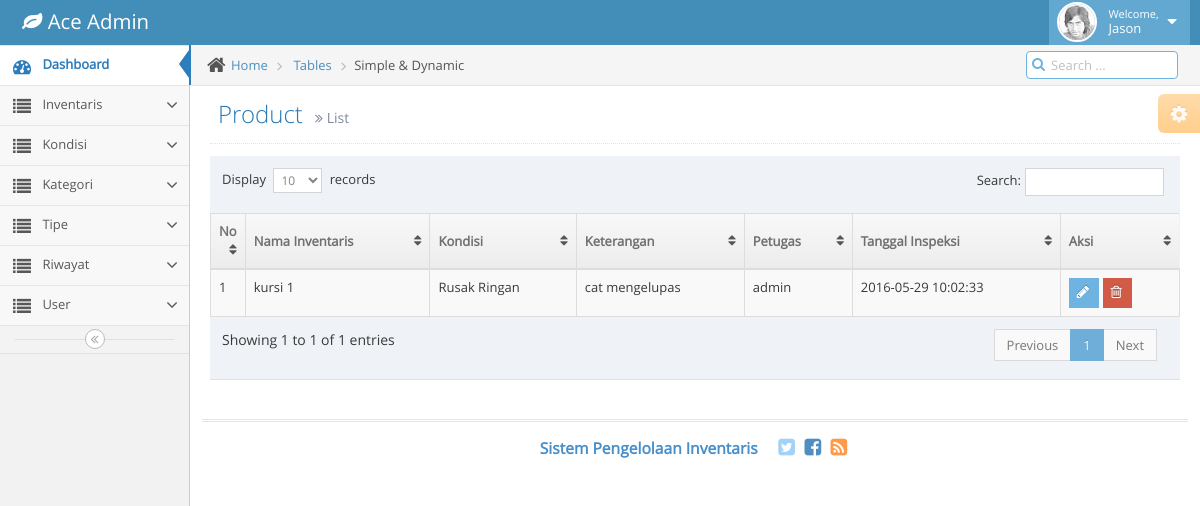
The page /index.php/history/history_read on the database its author committed.
### tables this page shows
CREATE TABLE `inv_history` (
  `history_id` int(11) NOT NULL AUTO_INCREMENT,
  `history_inv_id` int(11) NOT NULL,
  `history_condition_id` int(11) DEFAULT NULL,
  `history_desc` text,
  `history_insert_user_id` int(11) DEFAULT NULL,
  `history_insert_timestamp` timestamp NOT NULL DEFAULT CURRENT_TIMESTAMP ON UPDATE CURRENT_TIMESTAMP,
  PRIMARY KEY (`history_id`),
  KEY `history_condition` (`history_condition_id`),
  KEY `history_insert_user_id` (`history_insert_user_id`),
  KEY `history_inv_id` (`history_inv_id`),
  CONSTRAINT `inv_history_ibfk_1` FOREIGN KEY (`history_condition_id`) REFERENCES `inv_ref_condition` (`cond_id`),
  CONSTRAINT `inv_history_ibfk_2` FOREIGN KEY (`history_insert_user_id`) REFERENCES `dev_admin` (`id`)
);

CREATE TABLE `inv_inventory` (
  `inv_id` bigint(20) NOT NULL AUTO_INCREMENT,
  `inv_name` varchar(200) DEFAULT NULL,
  `inv_date_procurement` date DEFAULT NULL,
  `inv_type_id` int(11) DEFAULT NULL,
  `inv_category_id` int(11) DEFAULT NULL,
  `inv_desc` text,
  PRIMARY KEY (`inv_id`)
);

CREATE TABLE `inv_ref_condition` (
  `cond_id` int(11) NOT NULL AUTO_INCREMENT,
  `cond_code` char(3) DEFAULT NULL,
  `cond_name` varchar(200) DEFAULT NULL,
  `cond_desc` text,
  PRIMARY KEY (`cond_id`)
);

CREATE TABLE `dev_user` (
  `user_id` int(11) NOT NULL AUTO_INCREMENT COMMENT 'user id',
  `user_name` varchar(100) DEFAULT NULL COMMENT 'full name of user',
  `user_username` varchar(100) DEFAULT NULL COMMENT 'name of user',
  `user_address` text,
  `user_email` varchar(100) DEFAULT NULL,
  `user_phone` varchar(15) DEFAULT NULL,
  `user_description` text,
  `user_pass` varchar(100) DEFAULT 'NULL',
  PRIMARY KEY (`user_id`)
);

### application/controllers/History.php (called while the page is built, shortened)
<?php
class History extends CI_Controller {
	public function __construct(){
        $this->load->database();
        $this->load->helper('url');
        $this->load->library('message');
		$this->load->model('M_history');
    }
	public function history_read(){
		$data['hst'] = $this->M_history->getInvHistory();
		$this->load->view('pages/history_view', $data);
	}
}

### index.php (called while the page is built, shortened)
<?php
require_once BASEPATH.'core/CodeIgniter.php';

### application/models/M_history.php (called while the page is built, shortened)
<?php
class M_history extends CI_Model
{
	public function getInvHistory(){
		$query = $this->db->query('SELECT
	a.history_id AS history_id,
	a.history_insert_timestamp AS history_date,
	a.history_desc AS history_desc,
	b.user_username AS history_user,
	c.cond_name AS history_cond,
	d.inv_name AS history_inv
FROM inv_history a
LEFT JOIN dev_user b ON b.user_id = a.history_insert_user_id
LEFT JOIN inv_ref_condition c ON c.cond_id = a.history_condition_id
LEFT JOIN inv_inventory d ON d.inv_id = a.history_inv_id');
		$result = $query->result();
		return $result;
	}
}

### application/views/pages/history_view.php (the view, shortened to what this page needs)
<!DOCTYPE html>
<html lang="en">
	<head>
		<link rel="stylesheet" href="<?php echo base_url()?>assets/theme/ac_master/css/bootstrap.min.css" />
		<link rel="stylesheet" href="<?php echo base_url()?>assets/theme/ac_master/font-awesome/4.2.0/css/font-awesome.min.css" />
		<link rel="stylesheet" href="<?php echo base_url()?>assets/theme/ac_master/css/ace.min.css" class="ace-main-stylesheet" id="main-ace-style" />
	</head>
	<body class="no-skin">
		<div class="main-container" id="main-container">
			<div class="main-content">
				<div class="main-content-inner">
					<div class="breadcrumbs" id="breadcrumbs">
						<ul class="breadcrumb">
							<li>
								<i class="ace-icon fa fa-home home-icon"></i>
								<a href="#">Home</a>
							</li>
							<li>
								<a href="#">Tables</a>
							</li>
							<li class="active">Simple &amp; Dynamic</li>
						</ul>
						<div class="nav-search" id="nav-search">
							<form class="form-search">
								<span class="input-icon">
									<input type="text" placeholder="Search ..." class="nav-search-input" id="nav-search-input" autocomplete="off" />
									<i class="ace-icon fa fa-search nav-search-icon"></i>
								</span>
							</form>
						</div>
					</div>
					<div class="page-content">
						<div class="ace-settings-container" id="ace-settings-container">
							<div class="btn btn-app btn-xs btn-warning ace-settings-btn" id="ace-settings-btn">
								<i class="ace-icon fa fa-cog bigger-130"></i>
							</div>
						</div>
						<div class="page-header">
							<h1>
								Product
								<small>
									<i class="ace-icon fa fa-angle-double-right"></i>
									List
								</small>
							</h1>
						</div>
						<div class="row">
							<div class="col-xs-12">
								<div class="row">
							<div class="col-xs-12">
								<div class="row">
									<div class="col-xs-12">
										<table id="dynamic-table" class="table table-striped table-bordered table-hover">
											<thead>
												<tr>
													<th width="25px"> No</th>
													<th> Nama Inventaris </th>
													<th> Kondisi </th>
													<th> Keterangan </th>
													<th> Petugas </th>
													<th> Tanggal Inspeksi </th>
													<th> Aksi </th>
												</tr>
											</thead>
											<tbody>
											<?php $no=1; foreach ($hst as $historys) { ?>
													<td><?php echo $no; ?></td>
													<td><?php echo $historys->history_inv; ?></td>
													<td><?php echo $historys->history_cond; ?></td>
													<td><?php echo $historys->history_desc; ?></td>
													<td><?php echo $historys->history_user; ?></td>
													<td><?php echo $historys->history_date; ?></td>
													<td>
														<div class="hidden-sm hidden-xs btn-group">
															<a href="<?php echo site_url('History/history_edit/'.$historys->history_id);?>">
																<button class="btn btn-xs btn-info">
																	<i class="ace-icon fa fa-pencil bigger-120"></i>
																</button>
															</a>
															<a href="<?php echo site_url('History/history_delete/'.$historys->history_id);?>">
																<button class="btn btn-xs btn-danger">
																	<i class="ace-icon fa fa-trash-o bigger-120"></i>
																</button>
															</a>
														</div>
													</td>
												<?php } ?>
											</tbody>
										</table>
									</div>
								</div>
							</div>
						</div>
							</div>
						</div>
		</div>
	</body>
</html>

### rows shown on the page
inv_history: inv_inventory.inv_name "kursi 1", history_condition.cond_name "Rusak Ringan", history_desc "cat mengelupas", dev_user.user_username "admin", history_insert_timestamp "2016-05-29 10:02:33"
